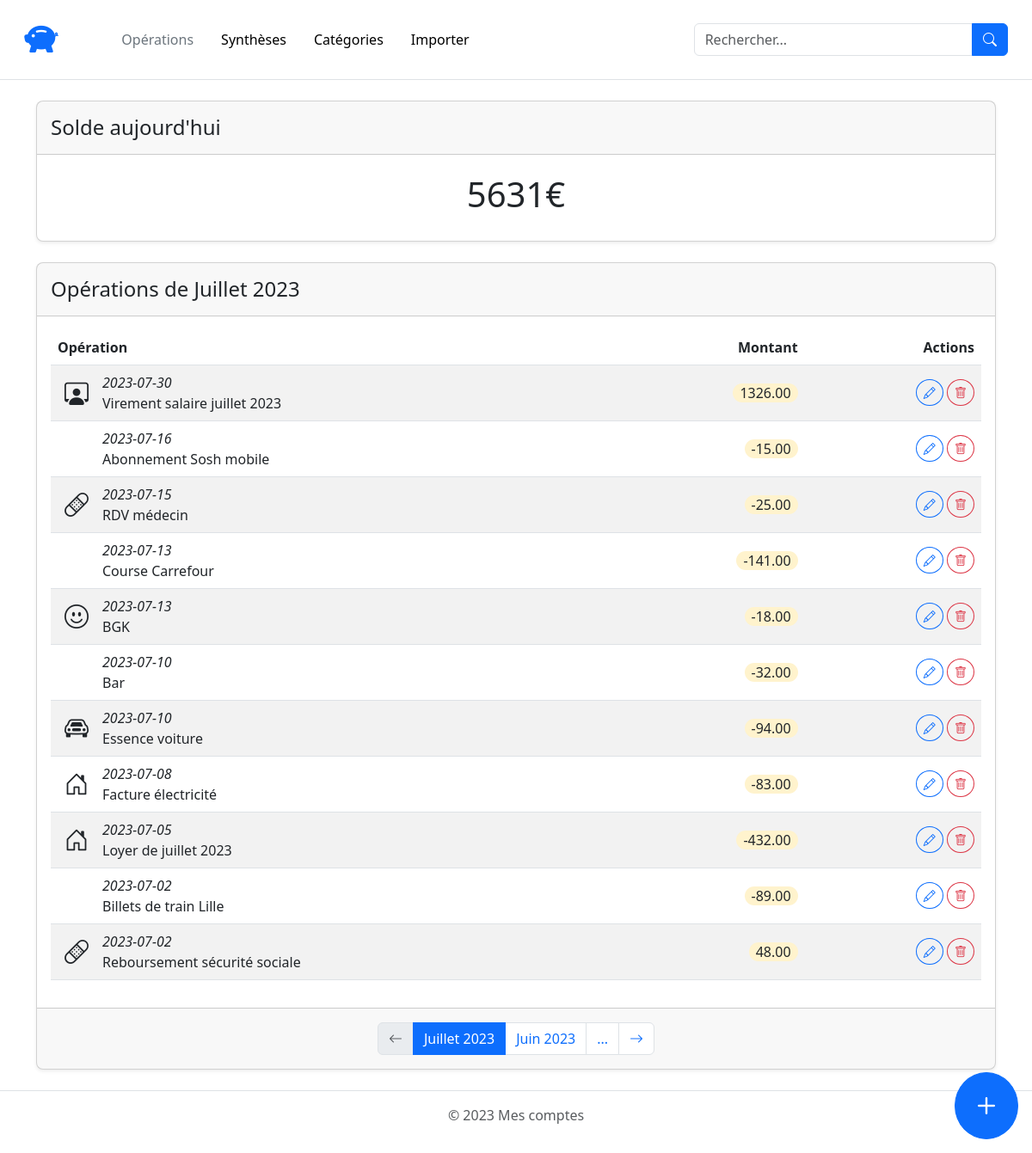
The page / on the database its author committed.
### tables this page shows
CREATE TABLE IF NOT EXISTS `transaction` (
  `id_transaction` int NOT NULL AUTO_INCREMENT,
  `name` varchar(50) NOT NULL,
  `amount` decimal(15,2) NOT NULL,
  `date_transaction` date NOT NULL,
  `id_category` int DEFAULT NULL,
  PRIMARY KEY (`id_transaction`),
  KEY `id_category` (`id_category`)
);

CREATE TABLE IF NOT EXISTS `category` (
  `id_category` int NOT NULL,
  `category_name` varchar(20) NOT NULL,
  `icon_class` varchar(30) DEFAULT NULL,
  PRIMARY KEY (`id_category`)
);

### index.php (the view, shortened to what this page needs)
<?php
require 'include/_database.php';
?>
<!DOCTYPE html>
<html lang="fr">
<head>
    <link rel="stylesheet" href="https://cdn.jsdelivr.net/npm/bootstrap@5.3.0/dist/css/bootstrap.min.css">
    <link rel="stylesheet" href="https://cdn.jsdelivr.net/npm/bootstrap-icons@1.10.5/font/bootstrap-icons.css">
</head>
<body>
    <div class="container-fluid">
        <header class="row flex-wrap justify-content-between align-items-center p-3 mb-4 border-bottom">
            <a href="index.html" class="col-1">
                <i class="bi bi-piggy-bank-fill text-primary fs-1"></i>
            </a>
            <nav class="col-11 col-md-7">
                <ul class="nav">
                    <li class="nav-item">
                        <a href="index.html" class="nav-link link-secondary" aria-current="page">Opérations</a>
                    </li>
                    <li class="nav-item">
                        <a href="summary.html" class="nav-link link-body-emphasis">Synthèses</a>
                    </li>
                    <li class="nav-item">
                        <a href="categories.html" class="nav-link link-body-emphasis">Catégories</a>
                    </li>
                    <li class="nav-item">
                        <a href="import.html" class="nav-link link-body-emphasis">Importer</a>
                    </li>
                </ul>
            </nav>
            <form action="" class="col-12 col-md-4" role="search">
                <div class="input-group">
                    <input type="text" class="form-control" placeholder="Rechercher..."
                        aria-describedby="button-search">
                    <button class="btn btn-primary" type="submit" id="button-search">
                        <i class="bi bi-search"></i>
                    </button>
                </div>
            </form>
        </header>
    </div>
    <div class="container">
        <section class="card mb-4 rounded-3 shadow-sm">
            <div class="card-header py-3">
                <h2 class="my-0 fw-normal fs-4">Solde aujourd'hui</h2>
            </div>
            <div class="card-body">
            <?php
            $query = $dbCo->prepare("SELECT id_transaction, amount FROM transaction ");
                    $query->execute();
                    $results = $query->fetchAll();
                    $somme = 0;
                    foreach ($results as $number) {
                        $somme += $number['amount'];
                    }
            ?>
                <p class="card-title pricing-card-title text-center fs-1">  <?= $somme ?>€</p>
            </div>
        </section>
        <section class="card mb-4 rounded-3 shadow-sm">
            <div class="card-header py-3">
                <h1 class="my-0 fw-normal fs-4">Opérations de Juillet 2023</h1>
            </div>
            <div class="card-body">
                <table class="table table-striped table-hover align-middle">
                    <thead>
                        <tr>
                            <th scope="col" colspan="2">Opération</th>
                            <th scope="col" class="text-end">Montant</th>
                            <th scope="col" class="text-end">Actions</th>
                        </tr>
                    </thead>
                    <tbody>
                        <?php
$query = $dbCo->prepare("SELECT transaction.id_transaction, transaction.name, transaction.amount, transaction.date_transaction, category.category_name, category.icon_class FROM transaction LEFT JOIN category ON transaction.id_category = category.id_category WHERE DATE_FORMAT(transaction.date_transaction, '%Y-%m') = '2023-07' ORDER BY transaction.date_transaction DESC");                    $query->execute();
                    $result = $query->fetchAll();
                        ?>
                    <?php
foreach($result as $sold){
    echo '<tr data-id="'.$sold['id_transaction'].'">
        <td width="50" class="ps-3">
            <i class="bi bi-'.$sold['icon_class'].' fs-3"></i>
        </td>
        <td>
            <time datetime="" class="d-block fst-italic fw-light" data-text-id="'.$sold['id_transaction'].'">'. $sold['date_transaction'] .'</time>
            '.$sold['name'].'
        </td>
        <td class="text-end">
            <span class="rounded-pill text-nowrap bg-warning-subtle px-2">
                '.$sold['amount'].'
            </span>
        </td>
        <td class="text-end text-nowrap">
                <input type="hidden" name="id" value="'.$sold['id_transaction'].'">
                <button  class="btn btn-outline-primary btn-sm rounded-circle">
                    <i class="bi bi-pencil"></i>
                </button>
            <a href="delete.php?id='.$sold['id_transaction'].'" class="btn btn-outline-danger btn-sm rounded-circle">
                <i class="bi bi-trash"></i>
            </a>
        </td>
    </tr>';
}
?>
                    </tbody>
                </table>
            </div>
            <div class="card-footer">
                <nav class="text-center">
                    <ul class="pagination d-flex justify-content-center m-2">
                        <li class="page-item disabled">
                            <span class="page-link">
                                <i class="bi bi-arrow-left"></i>
                            </span>
                        </li>
                        <li class="page-item active" aria-current="page">
                            <span class="page-link">Juillet 2023</span>
                        </li>
                        <li class="page-item">
                            <a class="page-link" href="index.html">Juin 2023</a>
                        </li>
                        <li class="page-item">
                            <span class="page-link">...</span>
                        </li>
                        <li class="page-item">
                            <a class="page-link" href="index.html">
                                <i class="bi bi-arrow-right"></i>
                            </a>
                        </li>
                    </ul>
                </nav>
            </div>
        </section>
    </div>
    <div class="position-fixed bottom-0 end-0 m-3">
        <a href="add.php" class="btn btn-primary btn-lg rounded-circle">
            <i class="bi bi-plus fs-1"></i>
        </a>
    </div>
    <footer class="py-3 mt-4 border-top">
        <p class="text-center text-body-secondary">© 2023 Mes comptes</p>
    </footer>
</body>
</html>

### rows shown on the page
transaction: date_transaction "2023-07-30", name "Virement salaire juillet 2023", amount "1326.00"
transaction: date_transaction "2023-07-16", name "Abonnement Sosh mobile", amount "-15.00"
transaction: date_transaction "2023-07-15", name "RDV médecin", amount "-25.00"
transaction: date_transaction "2023-07-13", name "Course Carrefour", amount "-141.00"
transaction: date_transaction "2023-07-13", name "BGK", amount "-18.00"
transaction: date_transaction "2023-07-10", name "Bar", amount "-32.00"
transaction: date_transaction "2023-07-10", name "Essence voiture", amount "-94.00"
transaction: date_transaction "2023-07-08", name "Facture électricité", amount "-83.00"
transaction: date_transaction "2023-07-05", name "Loyer de juillet 2023", amount "-432.00"
transaction: date_transaction "2023-07-02", name "Billets de train Lille", amount "-89.00"
transaction: date_transaction "2023-07-02", name "Reboursement sécurité sociale", amount "48.00"

### other values the page prints
$somme "5631"
